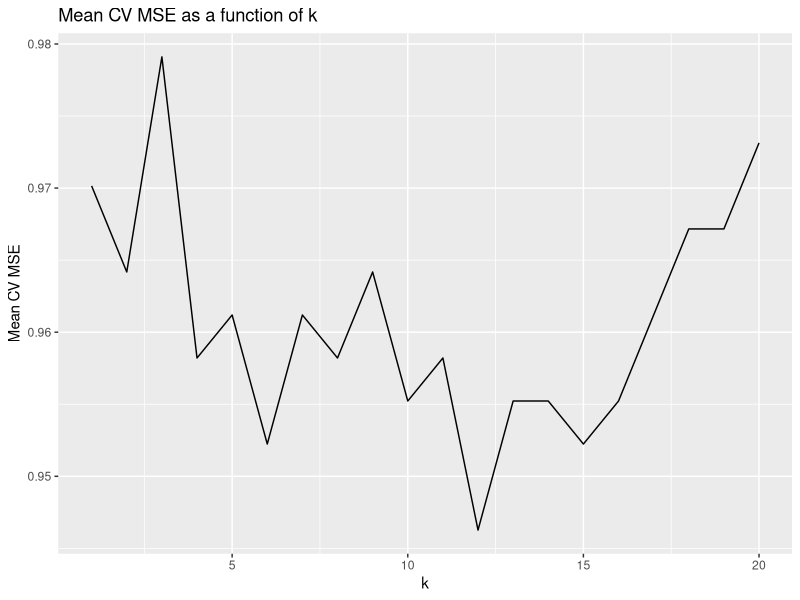

Write R code to recreate this figure.
## ---- chunk 1
knitr::opts_chunk$set(echo = TRUE)

library(AER)
library(fastDummies)
library(glmnet)
library(class)
library(tidyverse)

## ---- chunk 2

2^30

## ---- chunk 3

data("Fatalities")

nrow(Fatalities)

## ---- chunk 4

data <- Fatalities %>% 
  drop_na()


nrow(data)

## ---- chunk 5

#this is huge and we don't need to see it: 

cat_vars <- str(data)

## ---- chunk 6

# making all factors binary, even year and state, which is kind of a new idea to me. 

# move column 19 (sfatal) to last column 

binary <- data %>% 
          dummy_cols(select_columns = c("state", "breath", "jail", "service", "year"),
                     remove_selected_columns = TRUE, remove_first_dummy = TRUE) %>%        
          select(-fatal, -nfatal, -fatal1517, -nfatal1517, -fatal1820, -nfatal1820, -fatal2124, -nfatal2124, -afatal) %>%
          select_(.dots = c(setdiff(names(.), 'sfatal'), 'sfatal'))
       

model_3 <- lm(sfatal ~ ., data = binary)

#This is where the R Squared is, but the print-out is huge, so I won't show it. 

find_r2 <- summary(model_3)

## ---- chunk 7

whereami <- colnames(binary)

# sfatal is now column 76

# will this get rid of a weird error msg? 

binary$breath <- as.numeric(binary$breath)
binary$jail <- as.numeric(binary$jail)
binary$service <- as.numeric(binary$service)



set.seed(222)


lasso <- cv.glmnet(x = as.matrix(binary[,1:75]),
                   y = as.numeric(binary[,76]), 
                   nfold = 5, 
                   standardize = TRUE)  

print(lasso$lambda)


## ---- chunk 8

print(lasso$lambda.min) %>% round(digits = 3)

## ---- chunk 9

print(lasso$lambda.min) %>% round(digits = 3)

## ---- chunk 10

ver1 <- do.call( 'cbind', list(lambda = lasso$lambda,
                                cross_validation_error = lasso$cvm,
                                standard_error = lasso$cvsd,
                                cvup = lasso$cvup,
                                cvlo = lasso$cvlo)) 

ver2 <- data.frame(ver1) %>%
  arrange(cross_validation_error) %>%
  head(1) %>%
  round(3)

ver2

## ---- chunk 11

#lambda.1se tells us thelambda w/in 1 SE of min lambda

print(lasso$lambda.1se) %>% round(digits = 3)

## ---- chunk 12

cross_validation_KNN  <- function(data_x, data_y, k_seq, kfolds) {
    
    
    fold_ids      <- rep(seq(kfolds), 
                         ceiling(nrow(data_x) / kfolds))
                         
    fold_ids      <- fold_ids[1:nrow(data_x)]
    
    fold_ids      <- sample(fold_ids, length(fold_ids))
    
    CV_error_mtx  <- matrix(0, 
                            nrow = length(k_seq), 
                            ncol = kfolds)
    
    for (k in k_seq) {
      for (fold in 1:kfolds) {

        knn_fold_model    <- knn(train = data_x[which(fold_ids != fold),],
                                 test = data_x[which(fold_ids == fold),],
                                 cl = data_y[which(fold_ids != fold)],
                                 k = k)
        
        CV_error_mtx[k,fold]  <- mean(knn_fold_model !=
                                        data_y[which(fold_ids == fold)])
      }
    }
    
    return(CV_error_mtx)
}

set.seed(222) 

knn_cv_error  <- cross_validation_KNN(data_x = binary[,-76],
                                                data_y = binary[,76],
                                                k_seq = seq(20),
                                                kfolds = 5)
print(knn_cv_error)

mean_cv_error <- rowMeans(knn_cv_error)

x <- c(1:20)

df <- as.data.frame(mean_cv_error) 

df <- tibble::rowid_to_column(df, "k")

df

## ---- chunk 13

plot <- ggplot(df, 
               aes(x =k,
                   y = mean_cv_error)) +
        geom_line() +
        labs(title = "Mean CV MSE as a function of k", 
             x = "k",
             y = "Mean CV MSE") 
plot
